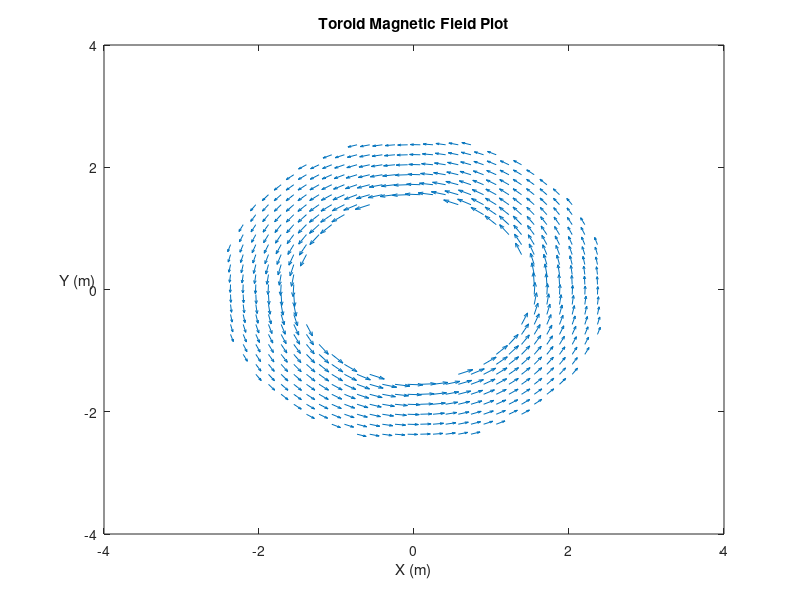

Source code (MATLAB):
% Matlab Set 16 - Toroid Field Plotting
% Matthew Jarzynowski

clc; % Clear the command window
clear; % Clear all previous variables

% Toroid Definition

I = 5.0; % Current inside the loops
N = 200; % Number of turns
Ri = 1.5; % Interior radii
Ro = 2.5; % Outer radii

% Plotting Points, (X,Y)
X_points = 50;
Y_points = 50;

% Regional Definition

Xmin = -4;
Xmax = 4;
Ymin = -4;
Ymax = 4;

% Step Sizes, Relative
dx = (Xmax - Xmin)/(X_points-1);
dy = (Ymax - Ymin)/(Y_points-1);

% Initial Grid Sizing
[X,Y] = meshgrid(Xmin:dx:Xmax, Ymin:dy:Ymax);

Z = zeros(size(X)); % Zeros matrix, waiting for plot values

% Magnetic Field Component Calculations
Bx = zeros(size(X)); % Relative X components
By = zeros(size(Y)); % Relative Y components

% Iterating through each point in the XY-plane using matrix dimensions
for i = 1:size(X,1)
    for j = 1:size(Y,2)
        x = X(i,j);
        y = Y(i,j);
        R = sqrt(x^2 + y^2);

        % Magnetic field, relative to the toroid's interior
        if R >= Ri && R <= Ro
            BPhi = (I*N)/(2*pi*R);
            Bx(i,j) = -BPhi * sin(atan2(y,x));
            By(i,j) = BPhi * cos(atan2(y,x));
        end
    end
end

% Plot the magnetic field, on the XY plane
quiver(X, Y, Bx, By);

% Plot Settings
xlabel('X (m)'); % Label x axis
ylabel('Y (m)', "Rotation",0); % Label y axis

title({'Toroid Magnetic Field Plot'})



